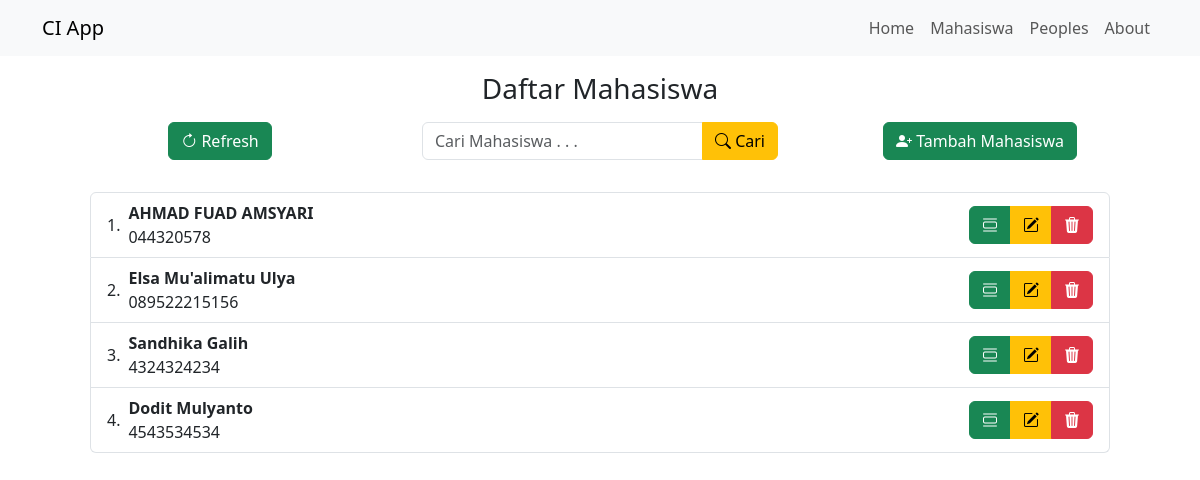
/index.php/mahasiswa, run on an earlier commit of the app's database.
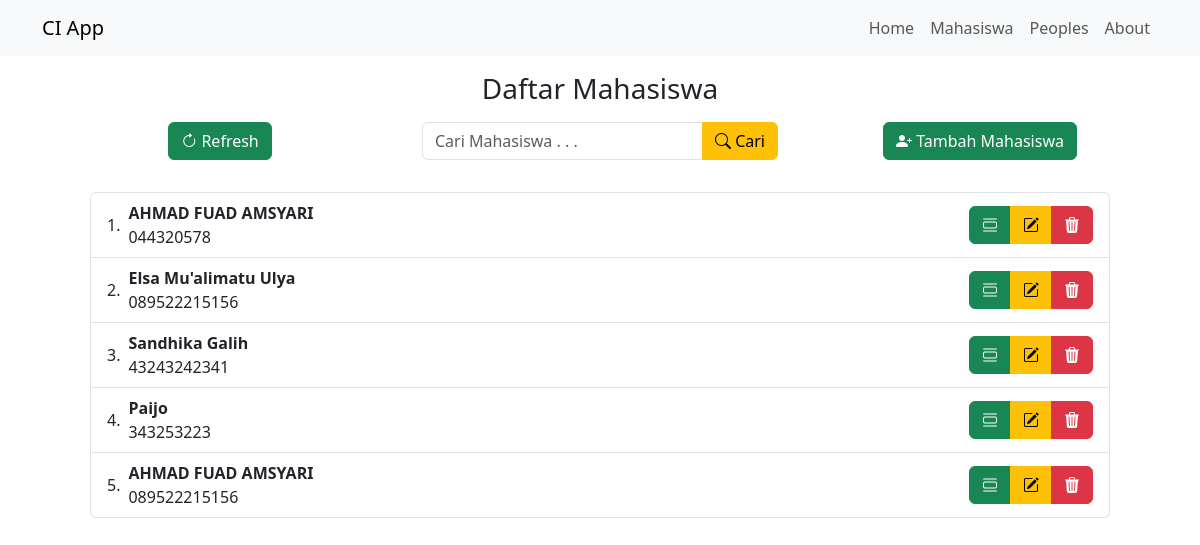
And on a later commit of the database.
### tables this page shows
CREATE TABLE `mahasiswa` (
  `id` int(11) NOT NULL,
  `nama` varchar(100) NOT NULL,
  `nrp` varchar(100) NOT NULL,
  `email` varchar(100) NOT NULL,
  `jurusan` varchar(100) NOT NULL
);

### application/controllers/Mahasiswa.php (called while the page is built, shortened)
<?php
class Mahasiswa extends CI_Controller
{
    public function __construct()
    {
        $this->load->model('Mahasiswa_model');
        $this->load->library('form_validation');
    }
    public function index()
    {
        $data['judul'] = 'Daftar Mahasiswa';
        $data['mahasiswa'] = $this->Mahasiswa_model->getAllMahasiswa();
        $this->load->view('templates/header', $data);
        $this->load->view('mahasiswa/index');
        $this->load->view('templates/footer');
    }
}

### index.php (called while the page is built, shortened)
<?php
require_once BASEPATH.'core/CodeIgniter.php';

### application/models/Mahasiswa_model.php (called while the page is built, shortened)
<?php
class Mahasiswa_model extends CI_Model
{
    public function getAllMahasiswa()
    {
        return $this->db->get('mahasiswa')->result_array();
    }
}

### application/views/mahasiswa/index.php (the view, shortened to what this page needs)
<div class="container mt-2">
    <h3 class="text-center my-3">Daftar Mahasiswa</h3>
    <div class="row my-3 justify-content-end ">
        <div class="col-md-4 text-center">
            <a href="<?= base_url() ?>mahasiswa/" class="btn btn-success"><i class="bi bi-arrow-clockwise"></i> Refresh</a>
        </div>
        <div class="col-md-4 text-center">
            <form action="" method="post">
                <div class="input-group mb-3">
                    <input name="keyword" type="text" class="form-control" placeholder="Cari Mahasiswa . . ." aria-describedby="button-addon2">
                    <button class="btn btn-warning" type="submit"><i class="bi bi-search"></i> Cari</button>
                </div>
            </form>
        </div>
        <div class="col-md-4 text-center">
            <a href="<?= base_url() ?>mahasiswa/tambah" class="btn btn-success"> <i class="bi bi-person-plus-fill"></i> Tambah Mahasiswa</a>
        </div>
    </div>
    <ol class="list-group list-group-numbered row mx-5 ">
        <?php foreach ($mahasiswa as $mhs) : ?>
            <li class="col-lg-12 list-group-item d-flex justify-content-between align-items-center">
                <div class="ms-2 me-auto">
                    <div class="fw-bold"><?= $mhs['nama'] ?></div>
                    <?= $mhs['nrp'] ?>
                </div>
                <div class="btn-group" role="group" aria-label="Basic mixed styles example">
                    <a href="<?= base_url() ?>mahasiswa/detail/<?= $mhs['id'] ?>" class="btn btn-success"><i class="bi bi-view-list"></i></a>
                    <a href="<?= base_url() ?>mahasiswa/ubah/<?= $mhs['id'] ?>" class="btn btn-warning"><i class="bi bi-pencil-square"></i></a>
                    <a href="<?= base_url() ?>mahasiswa/hapus/<?= $mhs['id'] ?>" class="tombol-hapus btn btn-danger" data-mhs="<?= $mhs['nama'] ?>"><i class=" bi bi-trash3-fill"></i></a>
                </div>
            </li>
        <?php endforeach ?>
    </ol>
</div>

### application/views/templates/header.php (shortened to what this page needs)
<!doctype html>
<html lang="en">
<head>
    <link href="https://cdn.jsdelivr.net/npm/bootstrap@5.3.0-alpha1/dist/css/bootstrap.min.css" rel="stylesheet">
    <link rel="stylesheet" href="https://cdn.jsdelivr.net/npm/bootstrap-icons@1.10.3/font/bootstrap-icons.css">
</head>
<body>
    <nav class="navbar navbar-expand-lg bg-body-tertiary ">
        <div class="container">
            <a class="navbar-brand" href="<?= base_url(); ?>">CI App</a>
            <div class="collapse navbar-collapse justify-content-end" id="navbarNavAltMarkup">
                <div class="navbar-nav text-center">
                    <a class="nav-link" href="<?= base_url(); ?>home">Home</a>
                    <a class=" nav-link" href="<?= base_url(); ?>mahasiswa">Mahasiswa</a>
                    <a class=" nav-link" href="<?= base_url(); ?>peoples">Peoples</a>
                    <a class="nav-link" href="<?= base_url(); ?>about">About</a>
                </div>
            </div>
        </div>
    </nav>

### application/views/templates/footer.php (shortened to what this page needs)
</body>
</html>

What changed in the data, as far as the page shows it:
removed mahasiswa: nama "Dodit Mulyanto", nrp "4543534534"
changed mahasiswa "Sandhika Galih": nrp "4324324234" → "43243242341"
added mahasiswa: nama "Paijo", nrp "343253223"
added mahasiswa: nama "AHMAD FUAD AMSYARI", nrp "089522215156"
